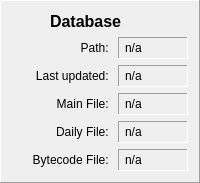
               <widget class="QFrame" name="databaseFrame">
                <property name="frameShape">
                 <enum>QFrame::Shape::Panel</enum>
                </property>
                <property name="frameShadow">
                 <enum>QFrame::Shadow::Raised</enum>
                </property>
                <layout class="QGridLayout" name="gridLayout_7">
                 <item row="4" column="1">
                  <widget class="QLabel" name="databaseDailyFile">
                   <property name="sizePolicy">
                    <sizepolicy hsizetype="MinimumExpanding" vsizetype="Preferred">
                     <horstretch>0</horstretch>
                     <verstretch>0</verstretch>
                    </sizepolicy>
                   </property>
                   <property name="maximumSize">
                    <size>
                     <width>16777215</width>
                     <height>16777215</height>
                    </size>
                   </property>
                   <property name="styleSheet">
                    <string notr="true">padding:3px;</string>
                   </property>
                   <property name="frameShape">
                    <enum>QFrame::Shape::Panel</enum>
                   </property>
                   <property name="frameShadow">
                    <enum>QFrame::Shadow::Sunken</enum>
                   </property>
                   <property name="text">
                    <string>n/a</string>
                   </property>
                  </widget>
                 </item>
                 <item row="5" column="1">
                  <widget class="QLabel" name="databaseBytecodeFile">
                   <property name="sizePolicy">
                    <sizepolicy hsizetype="MinimumExpanding" vsizetype="Preferred">
                     <horstretch>0</horstretch>
                     <verstretch>0</verstretch>
                    </sizepolicy>
                   </property>
                   <property name="maximumSize">
                    <size>
                     <width>16777215</width>
                     <height>16777215</height>
                    </size>
                   </property>
                   <property name="styleSheet">
                    <string notr="true">padding:3px;</string>
                   </property>
                   <property name="frameShape">
                    <enum>QFrame::Shape::Panel</enum>
                   </property>
                   <property name="frameShadow">
                    <enum>QFrame::Shadow::Sunken</enum>
                   </property>
                   <property name="text">
                    <string>n/a</string>
                   </property>
                  </widget>
                 </item>
                 <item row="3" column="1">
                  <widget class="QLabel" name="databaseMainFile">
                   <property name="sizePolicy">
                    <sizepolicy hsizetype="MinimumExpanding" vsizetype="Preferred">
                     <horstretch>0</horstretch>
                     <verstretch>0</verstretch>
                    </sizepolicy>
                   </property>
                   <property name="maximumSize">
                    <size>
                     <width>16777215</width>
                     <height>16777215</height>
                    </size>
                   </property>
                   <property name="styleSheet">
                    <string notr="true">padding:3px;</string>
                   </property>
                   <property name="frameShape">
                    <enum>QFrame::Shape::Panel</enum>
                   </property>
                   <property name="frameShadow">
                    <enum>QFrame::Shadow::Sunken</enum>
                   </property>
                   <property name="text">
                    <string>n/a</string>
                   </property>
                  </widget>
                 </item>
                 <item row="4" column="0">
                  <widget class="QLabel" name="databaseDailyFileLabel">
                   <property name="sizePolicy">
                    <sizepolicy hsizetype="Minimum" vsizetype="Preferred">
                     <horstretch>0</horstretch>
                     <verstretch>0</verstretch>
                    </sizepolicy>
                   </property>
                   <property name="minimumSize">
                    <size>
                     <width>100</width>
                     <height>0</height>
                    </size>
                   </property>
                   <property name="maximumSize">
                    <size>
                     <width>16777215</width>
                     <height>16777215</height>
                    </size>
                   </property>
                   <property name="text">
                    <string>Daily File: </string>
                   </property>
                   <property name="alignment">
                    <set>Qt::AlignmentFlag::AlignRight|Qt::AlignmentFlag::AlignTrailing|Qt::AlignmentFlag::AlignVCenter</set>
                   </property>
                  </widget>
                 </item>
                 <item row="1" column="0">
                  <widget class="QLabel" name="databasePathLabel">
                   <property name="sizePolicy">
                    <sizepolicy hsizetype="Minimum" vsizetype="Preferred">
                     <horstretch>0</horstretch>
                     <verstretch>0</verstretch>
                    </sizepolicy>
                   </property>
                   <property name="minimumSize">
                    <size>
                     <width>0</width>
                     <height>0</height>
                    </size>
                   </property>
                   <property name="maximumSize">
                    <size>
                     <width>16777215</width>
                     <height>16777215</height>
                    </size>
                   </property>
                   <property name="frameShape">
                    <enum>QFrame::Shape::NoFrame</enum>
                   </property>
                   <property name="text">
                    <string>Path: </string>
                   </property>
                   <property name="alignment">
                    <set>Qt::AlignmentFlag::AlignRight|Qt::AlignmentFlag::AlignTrailing|Qt::AlignmentFlag::AlignVCenter</set>
                   </property>
                  </widget>
                 </item>
                 <item row="3" column="0">
                  <widget class="QLabel" name="databaseMainFileLabel">
                   <property name="sizePolicy">
                    <sizepolicy hsizetype="Minimum" vsizetype="Preferred">
                     <horstretch>0</horstretch>
                     <verstretch>0</verstretch>
                    </sizepolicy>
                   </property>
                   <property name="minimumSize">
                    <size>
                     <width>100</width>
                     <height>0</height>
                    </size>
                   </property>
                   <property name="maximumSize">
                    <size>
                     <width>16777215</width>
                     <height>16777215</height>
                    </size>
                   </property>
                   <property name="text">
                    <string>Main File: </string>
                   </property>
                   <property name="alignment">
                    <set>Qt::AlignmentFlag::AlignRight|Qt::AlignmentFlag::AlignTrailing|Qt::AlignmentFlag::AlignVCenter</set>
                   </property>
                  </widget>
                 </item>
                 <item row="0" column="0" colspan="2">
                  <layout class="QHBoxLayout" name="databaseHeaderLayout">
                   <item>
                    <widget class="QLabel" name="databaseHeaderIconLabel">
                     <property name="maximumSize">
                      <size>
                       <width>32</width>
                       <height>32</height>
                      </size>
                     </property>
                     <property name="text">
                      <string/>
                     </property>
                     <property name="pixmap">
                      <pixmap resource="../resources.qrc">:/icons/icons/scanlimits.png</pixmap>
                     </property>
                     <property name="scaledContents">
                      <bool>true</bool>
                     </property>
                    </widget>
                   </item>
                   <item>
                    <widget class="QLabel" name="databaseHeaderLabel">
                     <property name="styleSheet">
                      <string notr="true">font-size:16px;font-weight:bold</string>
                     </property>
                     <property name="text">
                      <string>Database</string>
                     </property>
                    </widget>
                   </item>
                  </layout>
                 </item>
                 <item row="5" column="0">
                  <widget class="QLabel" name="databaseBytecodeFileLabel">
                   <property name="sizePolicy">
                    <sizepolicy hsizetype="Minimum" vsizetype="Preferred">
                     <horstretch>0</horstretch>
                     <verstretch>0</verstretch>
                    </sizepolicy>
                   </property>
                   <property name="minimumSize">
                    <size>
                     <width>100</width>
                     <height>0</height>
                    </size>
                   </property>
                   <property name="maximumSize">
                    <size>
                     <width>16777215</width>
                     <height>16777215</height>
                    </size>
                   </property>
                   <property name="text">
                    <string>Bytecode File: </string>
                   </property>
                   <property name="alignment">
                    <set>Qt::AlignmentFlag::AlignRight|Qt::AlignmentFlag::AlignTrailing|Qt::AlignmentFlag::AlignVCenter</set>
                   </property>
                  </widget>
                 </item>
                 <item row="1" column="1">
                  <widget class="QLabel" name="databasePath">
                   <property name="sizePolicy">
                    <sizepolicy hsizetype="MinimumExpanding" vsizetype="Preferred">
                     <horstretch>0</horstretch>
                     <verstretch>0</verstretch>
                    </sizepolicy>
                   </property>
                   <property name="maximumSize">
                    <size>
                     <width>16777215</width>
                     <height>16777215</height>
                    </size>
                   </property>
                   <property name="styleSheet">
                    <string notr="true">padding:3px;</string>
                   </property>
                   <property name="frameShape">
                    <enum>QFrame::Shape::Panel</enum>
                   </property>
                   <property name="frameShadow">
                    <enum>QFrame::Shadow::Sunken</enum>
                   </property>
                   <property name="text">
                    <string>n/a</string>
                   </property>
                  </widget>
                 </item>
                 <item row="2" column="0">
                  <widget class="QLabel" name="databaseLastUpdateLabel">
                   <property name="sizePolicy">
                    <sizepolicy hsizetype="Minimum" vsizetype="Preferred">
                     <horstretch>0</horstretch>
                     <verstretch>0</verstretch>
                    </sizepolicy>
                   </property>
                   <property name="minimumSize">
                    <size>
                     <width>100</width>
                     <height>0</height>
                    </size>
                   </property>
                   <property name="maximumSize">
                    <size>
                     <width>16777215</width>
                     <height>16777215</height>
                    </size>
                   </property>
                   <property name="text">
                    <string>Last updated: </string>
                   </property>
                   <property name="alignment">
                    <set>Qt::AlignmentFlag::AlignRight|Qt::AlignmentFlag::AlignTrailing|Qt::AlignmentFlag::AlignVCenter</set>
                   </property>
                  </widget>
                 </item>
                 <item row="2" column="1">
                  <widget class="QLabel" name="databaseLastUpdate">
                   <property name="sizePolicy">
                    <sizepolicy hsizetype="MinimumExpanding" vsizetype="Preferred">
                     <horstretch>0</horstretch>
                     <verstretch>0</verstretch>
                    </sizepolicy>
                   </property>
                   <property name="maximumSize">
                    <size>
                     <width>16777215</width>
                     <height>16777215</height>
                    </size>
                   </property>
                   <property name="styleSheet">
                    <string notr="true">padding:3px;</string>
                   </property>
                   <property name="frameShape">
                    <enum>QFrame::Shape::Panel</enum>
                   </property>
                   <property name="frameShadow">
                    <enum>QFrame::Shadow::Sunken</enum>
                   </property>
                   <property name="text">
                    <string>n/a</string>
                   </property>
                  </widget>
                 </item>
                </layout>
               </widget>
